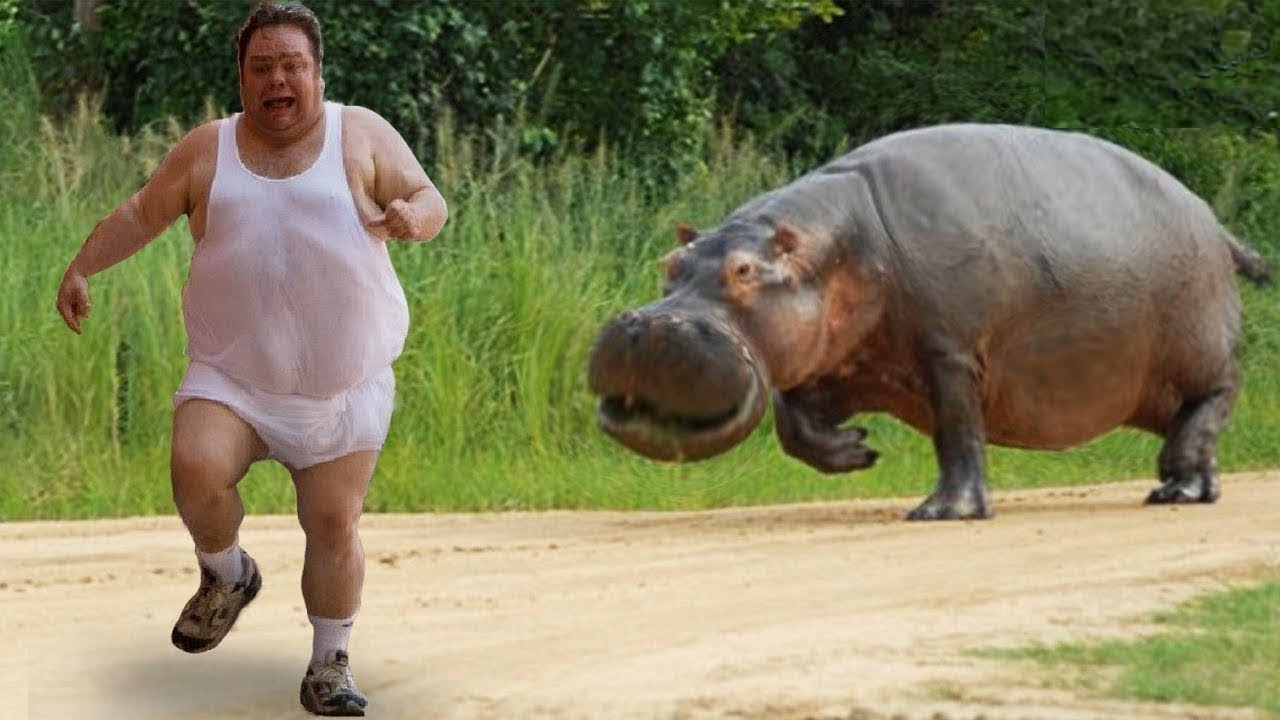
#> input picture examples/pic/people_ani3.jpg, 1280 x 720 px
$ jupyter execute --allow-errors 'Object detection comparison between yolo and cocossd.ipynb'   (shell and % lines are left out)
#> lines starting #> are read from the running program, lines starting #| are printed output that depends on the picture
### ml5_ipynb/ml5_detector.py
from . import ml5_nn
from . import utilis
import jp_proxy_widget
from IPython.display import display
from jupyter_ui_poll import ui_events
import numpy as np
import matplotlib.pyplot as plt
import cv2
import time


class ObjectDetector(ml5_nn.neuralNetwork):

    def __init__(self, model, options=None, *pargs, **kwargs):
        super(ObjectDetector,self).__init__(options=options,*pargs, **kwargs)
        self.data = []
        if options is None:
            options = self.default_options()
        self.element.html("Loaded ml5.js")
        self.detect_result = []
        self.count = 0
        self.detect = False
        self.model_load = False
        def model_ready():
            self.model_load = True

        self.js_init("""
            element.nn_info = {};
            const model = ml5.objectDetector(model_name, options = options, callback = modelReady);
            element.nn_info.network = model;
            function modelReady() {
                console.log('Model Ready!');
                model_ready()
            }
            element.predict_images = [];
        """,model_name = model, model_ready=model_ready, options = self.options)
        with ui_events() as poll:
            while self.model_load is False:
                poll(10)
                print('.', end='')
                time.sleep(0.1)
        print('Model is ready')

    # [4 lines left out: function default_options, not called in this run]

    def detect_callback(self, info):
        self.detect_result.append(info)

    # [119 lines left out: functions image_detect, draw_bounding_box, not called in this run]

### examples/Object detection comparison between yolo and cocossd.ipynb
# YOLO vs. CocoSsd

In this notebook, we will perform object detection using both yolo and cocossd, and make a comparison between them at the end.

[cell 1]
from ml5_ipynb import ml5_detector
import cv2
import numpy as np
import matplotlib.pyplot as plt

[cell 2]
img_path1 = 'pic/people_ani3.jpg'
img1 = cv2.imread(img_path1)
#> img1 is the input picture: shape (720, 1280, 3); mean B, G, R 94.2, 128.7, 131.8
img_rgba1 = cv2.cvtColor(img1, cv2.COLOR_BGR2RGBA)
width = 640
height = 420
resize_size = (width, height)
img_rgba1 = cv2.resize(img_rgba1, resize_size)
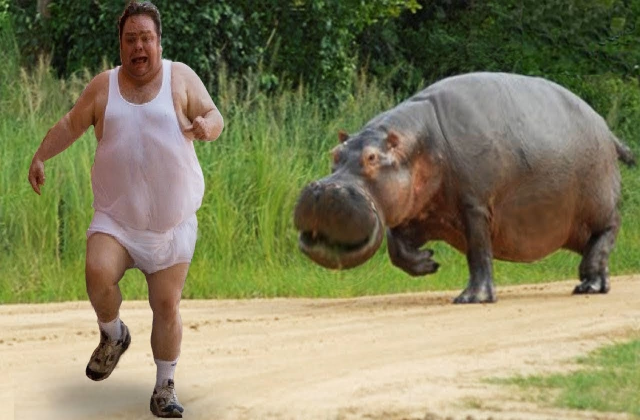
#> img_rgba1: shape (420, 640, 4); mean R, G, B, A 131.7, 128.6, 94.1, 255
x1, y1, channel1 = img_rgba1.shape
#> x1 = 420; y1 = 640; channel1 = 4
print(x1,y1,channel1)
#| 420 640 4
plt.imshow(img_rgba1)
#> (this line was passed over: IPython is not available in this run)
plt.figure()
#> (this line was passed over: IPython is not available in this run)


img_path2 = 'pic/people_ani1.jpg'
img2 = cv2.imread(img_path2)
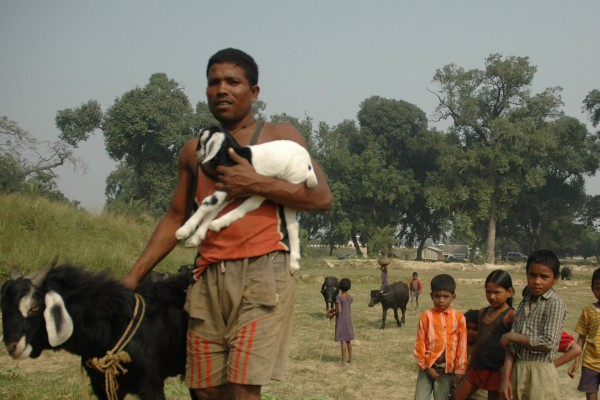
#> input picture examples/pic/people_ani1.jpg, 600 x 400 px
#> img2 is the input picture: shape (400, 600, 3); mean B, G, R 89.3, 106.3, 111.5
img_rgba2 = cv2.cvtColor(img2, cv2.COLOR_BGR2RGBA)
img_rgba2 = cv2.resize(img_rgba2, resize_size)
#> img_rgba2: shape (420, 640, 4)
x2, y2, channel2 = img_rgba2.shape
#> x2 = 420; y2 = 640; channel2 = 4
print(x2,y2,channel2)
#| 420 640 4
plt.imshow(img_rgba2)
#> (this line was passed over: IPython is not available in this run)

### YOLO

#> (a cell that did not finish here is left out)


### CocoSsd

#> (a cell that did not finish here is left out)


### Comparison

For the image example, yolo only detects the person on the left side while cocossd detects both person and cow (actually it is rhinoceros). In theory, cocossd performs better yolo in multi-object detections, which can be seen in the following results.

[cell 5]
def compare(img_array, width, height):
    yolo.image_detect(img_array,width=width,height=height)
    coco.image_detect(img_array,width=width,height=height)
    print("yolo")
    yolo.draw_bounding_box(img_array)
    print("coco")
    coco.draw_bounding_box(img_array)

#> (a cell that did not finish here is left out)

#> (a cell that did not finish here is left out)
